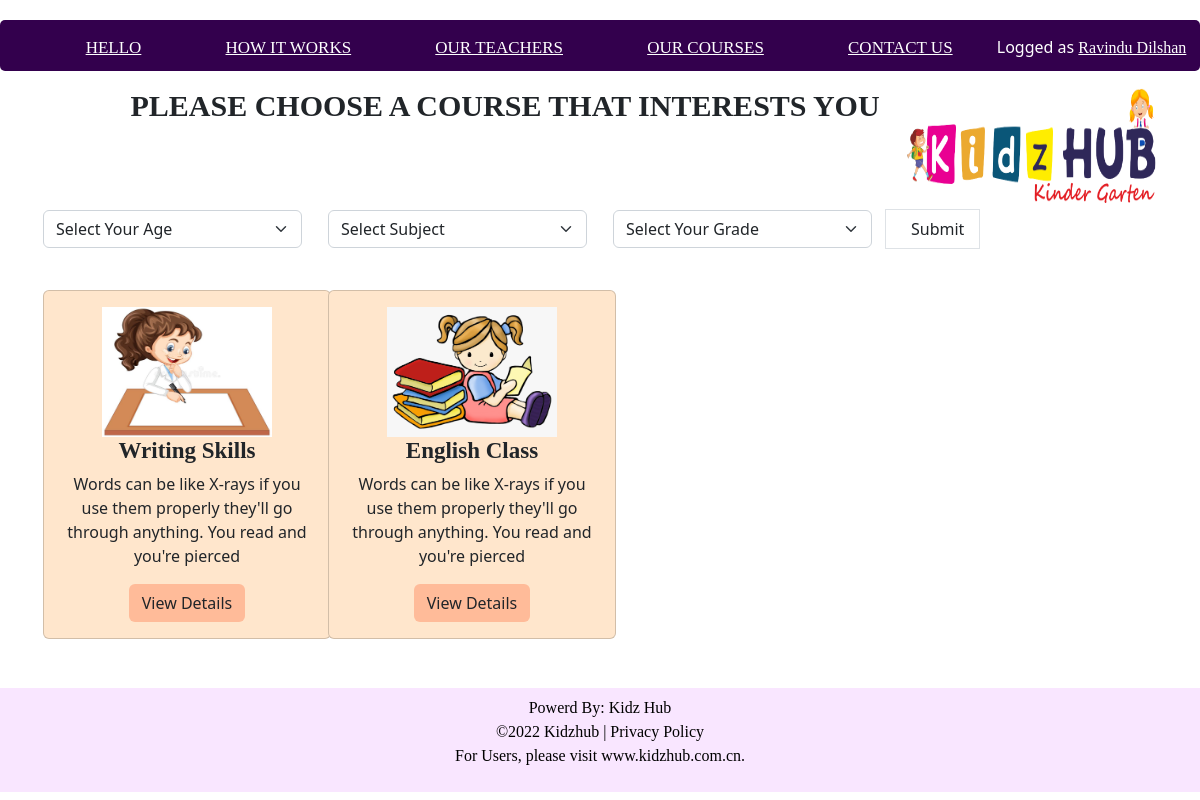
Screenshot of /courses.php (signed in) with the database file from the repository.
### tables this page shows
CREATE TABLE `courses` (
  `id` int(10) NOT NULL,
  `title` varchar(255) NOT NULL,
  `description` text NOT NULL,
  `class_duration` int(4) NOT NULL,
  `target_student_age` int(4) NOT NULL,
  `consumption` varchar(100) NOT NULL,
  `subject` varchar(150) NOT NULL,
  `grade` int(5) NOT NULL,
  `introduction` text NOT NULL,
  `image` varchar(255) NOT NULL
);

### courses.php (the view, shortened to what this page needs)
<!DOCTYPE html>
<html lang="en">
<head>
    <link href="https://cdn.jsdelivr.net/npm/bootstrap@5.2.0/dist/css/bootstrap.min.css" rel="stylesheet">
	<link rel="stylesheet" type="text/css" href="CSS/csss.css">
</head>
<body>
<header>
	<div class="wrapper">
    <?php include 'navbar.php'; ?>
	</div>
</header>
<div class="container">
<div class="row">
<div class="col-10 border  border-white">
		<h2 style="text-align:center; font-family:Lucida; font-size:30px; text-transform:uppercase;font-weight:bold;">Please choose a course that interests you</h2>
	</div>
	<div class="col-2 border  border-white">
		<img src="images/logo.png" style="width:250px;height:120px;" class="img">
	</div>
</div>
</div>
<div class="container">
    <form action="" method="post">
        <div class="row">
            <div class="col-3 text-center border  border-white">
                    <select class="form-select" aria-label="Default select example" name="age" required>
                        <option value="">Select Your Age</option>
                    </select>
            </div>
            <div class="col-3 text-center border  border-white">
                    <select class="form-select" aria-label="Default select example" name="subject" required>
                        <option value="">Select Subject</option>
                    </select>
            </div>
            <div class="col-3 text-center border  border-white">
                    <select class="form-select" aria-label="Default select example" name="grade" required>
                        <option value="">Select Your Grade</option>
                    </select>
            </div>
            <div class="col-1 text-center border  border-black">
                <input class="btn " type="submit" value="Submit" name="search_btn">
            </div>
        </div>
    </form>
</div> <br>
<div class="container">
    <div class="row">
        <?php
            include "server/db.php";
            if (isset($_POST['search_btn'])) {
                $age = $_POST['age'];
                $subject = $_POST['subject'];
                $grade = $_POST['grade'];
                $query = "SELECT * FROM courses WHERE target_student_age={$age} AND subject LIKE '%$subject%' AND grade = $grade";
            } else {
                $query = "SELECT * FROM courses";
            }
            $result = mysqli_query($connection, $query);
            if (mysqli_num_rows($result) > 0) {
                while ($row = mysqli_fetch_assoc($result)) {
                    $id = $row['id'];
                    $title = $row['title'];
                    $description = $row['description'];
                    $image = $row['image'];
                    ?>
                    <div class="col-3 text-center mt-3 border  border-white">
                        <div class="card" style="width: 18rem; background-color:#ffe6cc">
                            <div class="card-body">
                                <img src="admin/courses_imgs/<?php echo $image; ?>" style="height:130px; width:170px; " >
                                <h5 class="card-title" style="font-family:Lucida; font-size:23px; font-weight:bold"><?php echo $title; ?></h5>
                                <p><?php echo $description; ?></p>
                                <a href="course.php?course_id=<?php echo $id; ?>" class="btn" style="background-color:#ffbb99">View Details</a>
                            </div>
                        </div>
                    </div>
                    <?php
                }
            } else {
                ?>
                <div class="alert alert-primary" role="alert">
                    No any courses
                </div>
                <?php
            }
        ?>
    </div>
</div>
<br><br>
<footer>
	<section class="footer pt-2 pb-2">
		<p>Powerd By: Kidz Hub <br>
		©2022 Kidzhub |
		Privacy Policy  <br>
		For Users, please visit www.kidzhub.com.cn.
		</p>
	</section>
</footer>
</body>
</html>

### navbar.php
<nav>
					<ul>
						<li><a href="home.php">Hello</a></li>
						<li><a href="how_works.php">How It Works</a></li>
						<li><a href="teachers.php">Our Teachers</a></li>
						<li><a href="courses.php">Our Courses</a></li>
						<li><a href="contact.php">Contact Us</a></li>
						<?php if (!isset($_SESSION['user_id'])) { ?>
							<li><a href="login.php" class="btn button" >Login</a></li>
							<li><a href="signup.php" class="btn button" >SignUp</a></li>
						<?php } else { ?>
							<li class="text-white">Logged as <a href="server/logout.php" style="color: white; text-transform: none; font-size:medium; margin:  0; display: inline-block; font-family: 'Times New Roman', Times, serif;"><?php echo $_SESSION['name']; ?></a></li>
						<?php } ?>
					</ul>
		</nav>

### CSS/csss.css (style rules this page uses)
* { margin: 0; padding: 0; }
.wrapper { margin: 0 auto; }
.img { float: right ; }
nav { margin-top: 20px; background-color: #33004d; text-align: center; border-radius: 5px; padding-top: 5px; }
nav ul { list-style: none; }
nav ul li { display: inline; }
nav ul li a { color: white; text-transform: uppercase; font-size: 17px; margin: 10px 40px 10px 40px; display: inline-block; font-family: 'Times New Roman', Times, serif; }
.footer { background-color: #f9e6ff; color: black; text-align: center; font-family: 'Times New Roman', Times, serif; font-size: 16px; padding-top: 5px; padding-bottom: 5px; }

### rows the page displays
courses: image (picture), title "Writing Skills", description "Words can be like X-rays if you use them properly they'll go through anything. You read and you're pierced"
courses: image (picture), title "English Class", description "Words can be like X-rays if you use them properly they'll go through anything. You read and you're pierced"

### other values shown
$_SESSION['name'] "Ravindu Dilshan"
